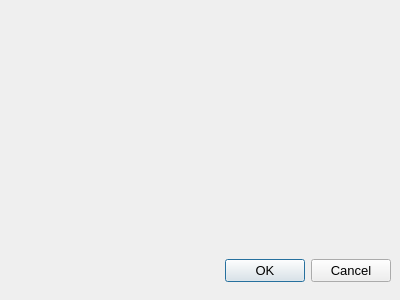
<?xml version="1.0" encoding="UTF-8"?>
<ui version="4.0">
 <class>Dialog</class>
 <widget class="QDialog" name="Dialog">
  <property name="geometry">
   <rect>
    <x>0</x>
    <y>0</y>
    <width>400</width>
    <height>300</height>
   </rect>
  </property>
  <property name="minimumSize">
   <size>
    <width>400</width>
    <height>300</height>
   </size>
  </property>
  <property name="maximumSize">
   <size>
    <width>400</width>
    <height>300</height>
   </size>
  </property>
  <property name="font">
   <font>
    <family>Microsoft JhengHei UI</family>
    <pointsize>11</pointsize>
   </font>
  </property>
  <property name="windowTitle">
   <string>Dialog</string>
  </property>
  <widget class="QDialogButtonBox" name="buttonBox">
   <property name="geometry">
    <rect>
     <x>190</x>
     <y>250</y>
     <width>201</width>
     <height>41</height>
    </rect>
   </property>
   <property name="font">
    <font>
     <pointsize>10</pointsize>
    </font>
   </property>
   <property name="focusPolicy">
    <enum>Qt::TabFocus</enum>
   </property>
   <property name="orientation">
    <enum>Qt::Horizontal</enum>
   </property>
   <property name="standardButtons">
    <set>QDialogButtonBox::Cancel|QDialogButtonBox::Ok</set>
   </property>
   <property name="centerButtons">
    <bool>false</bool>
   </property>
  </widget>
 </widget>
 <resources/>
 <connections>
  <connection>
   <sender>buttonBox</sender>
   <signal>accepted()</signal>
   <receiver>Dialog</receiver>
   <slot>accept()</slot>
   <hints>
    <hint type="sourcelabel">
     <x>248</x>
     <y>254</y>
    </hint>
    <hint type="destinationlabel">
     <x>157</x>
     <y>274</y>
    </hint>
   </hints>
  </connection>
  <connection>
   <sender>buttonBox</sender>
   <signal>rejected()</signal>
   <receiver>Dialog</receiver>
   <slot>reject()</slot>
   <hints>
    <hint type="sourcelabel">
     <x>316</x>
     <y>260</y>
    </hint>
    <hint type="destinationlabel">
     <x>286</x>
     <y>274</y>
    </hint>
   </hints>
  </connection>
 </connections>
</ui>
